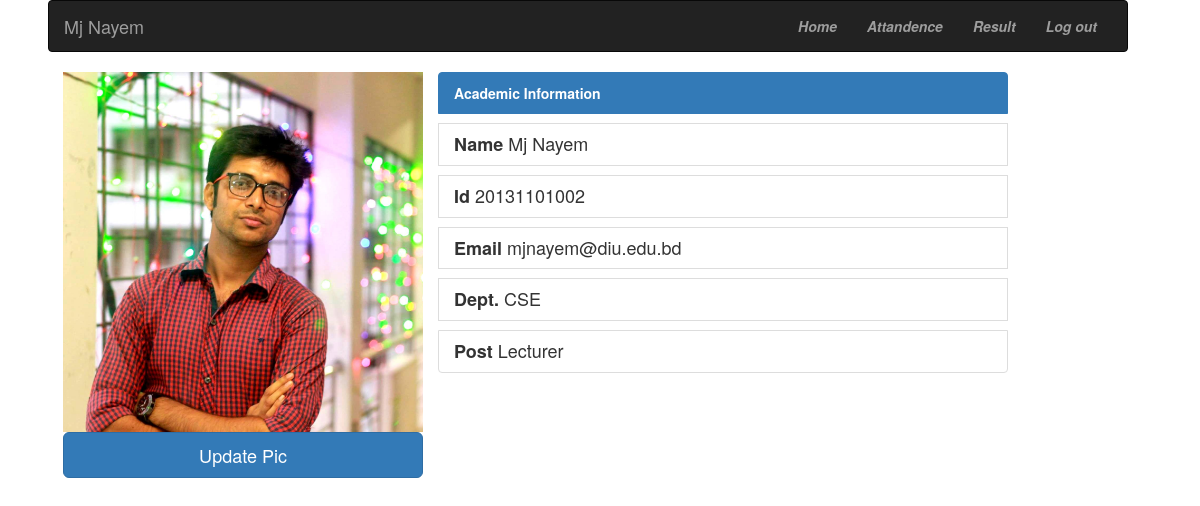
Page /profile_teacher.php (signed in) on the committed database.
### tables this page shows
CREATE TABLE `teacher_info` (
  `teacher_id` varchar(20) NOT NULL,
  `email` varchar(30) DEFAULT NULL,
  `password` varchar(30) DEFAULT NULL,
  `name` varchar(50) DEFAULT NULL,
  `dept` varchar(30) DEFAULT NULL,
  `post` varchar(30) DEFAULT NULL
);

CREATE TABLE `pro_pic` (
  `email` varchar(30) NOT NULL,
  `pic_name` varchar(200) NOT NULL DEFAULT 'default.jpg'
);

### profile_teacher.php (the view, shortened to what this page needs)
<?php
require 'db_besic.php';
 $email = $_SESSION["U_email"];
$conn=db_connection();
          mysqli_select_db($conn,"dfd_database");
          $st=mysqli_query($conn,"SELECT * from teacher_info where email='$email'");
          $p_i=mysqli_fetch_array($st);
          $st=mysqli_query($conn,"select * from pro_pic where email='$email'");
          $pro_pic=mysqli_fetch_array($st);
         ?>
<!DOCTYPE html>
<html>
<head>
	<link  rel="stylesheet" href="bootstrap.min.css"/>
</head>
<body>
<div id="main_body">
<nav class="navbar navbar-inverse">
  <div class="container-fluid ">
   <div class="navbar-header" >
      <a class="navbar-brand" ><?php echo $p_i[3];?></a>
    </div>
    <div class="collapse navbar-collapse" id="bs-example-navbar-collapse-1">
      <ul class="nav navbar-nav  navbar-right">
        <li class="toggle"><a href="profile_teacher.php"><i><b>Home</b></i><span class="sr-only">(current)</span></a></li>
        <li class="toggle"><a href="attendence.php"><i><b>Attandence</b></i><span class="sr-only">(current)</span></a></li>
          <li class="toggle"><a href="teacher_result.php"><i><b>Result</b></i><span class="sr-only">(current)</span></a></li>
           <li class="toggle"><a href="logout.php"><i><b>Log out</b></i><span class="sr-only">(current)</span></a></li>
         </ul>
  </div>
  </nav>
<div class="container">
  <div class="row">
    <div class="col-md-4">
<img src="<?php echo 'images/'.$pro_pic[1] ;?>" class="img-responsive" alt="Responsive image">
 <button type="button" class="btn btn-primary btn-lg btn-block " onclick="call_editprofile()">Update Pic</button>
</div>
<div class=" list-group col-md-6">
<a  class="list-group-item  active">
    <b>Academic Information</b>
  </a>
   <h4 class="list-group-item"><b>Name</b><?php echo "       ".$p_i[3];?></h4>
   <h4 class="list-group-item"><b>Id</b><?php echo "       ".$p_i[0];?></h4>
   <h4 class="list-group-item"><b>Email</b><?php echo "        ".$p_i[1];?></h4>
   <h4 class="list-group-item"><b>Dept.</b><?php echo "       ".$p_i[4];?></h4>
   <h4 class="list-group-item"><b>Post</b><?php echo "        ".$p_i[5];?></h4>
</div>
  </div>
</div>
  </div>
</body>
</html>

### profile_teacher.php (style rules this page uses)
#main_body { width: 90%; height: auto; position: absolute; left: 4%; }

### rows in the picture
teacher_info: name "Mj Nayem", teacher_id "20131101002", email "mjnayem@diu.edu.bd", dept "CSE", post "Lecturer"
pro_pic: pic_name (picture)
